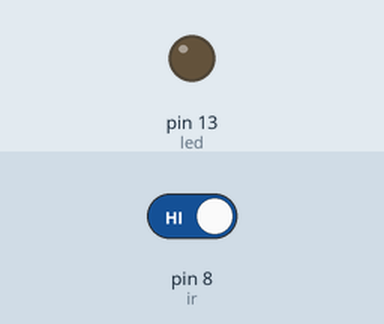
This sketch was run on a simulated Arduino Uno, built with avr-gcc and run on an emulated ATmega328P. On the bench: output pins drawn as LEDs (lit = HIGH). Inputs (shaded band) come from the test bench; at power-on: pin 8 (ir) HIGH.

Above: at 1.2 s.
1.3 s: pin 8 (ir) driven LOW
At 1.7 s:
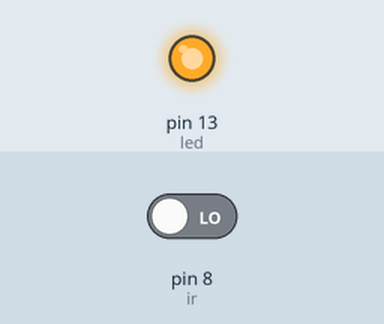
2.8 s: pin 8 (ir) driven HIGH
At 4.0 s:
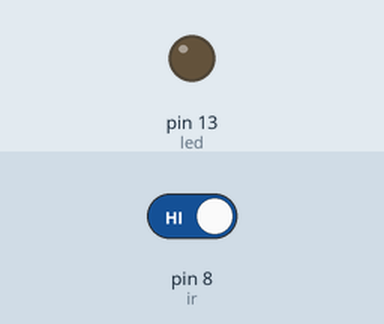
Timing chart, 0 to 5.8 s (numbered marks = the images above; inputs shaded):
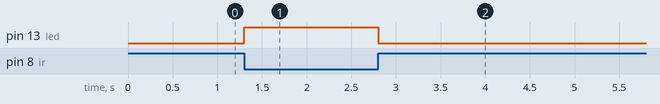

The sketch:

IR_Sensor.ino
```cpp
int led=13;
int ir=8;
void setup()
 {
 pinMode(led,OUTPUT);
 pinMode(ir,INPUT);
}
void loop()
{
  int a=digitalRead(ir);
  if(a==LOW)
  {
    digitalWrite(led,HIGH);
  }
  else
  {
    digitalWrite(led,LOW);
  }
}
```

Measured:
- after the input at 1.3 s, pin 13 (led): LOW → HIGH at once
- after the input at 2.8 s, pin 13 (led): HIGH → LOW at once
